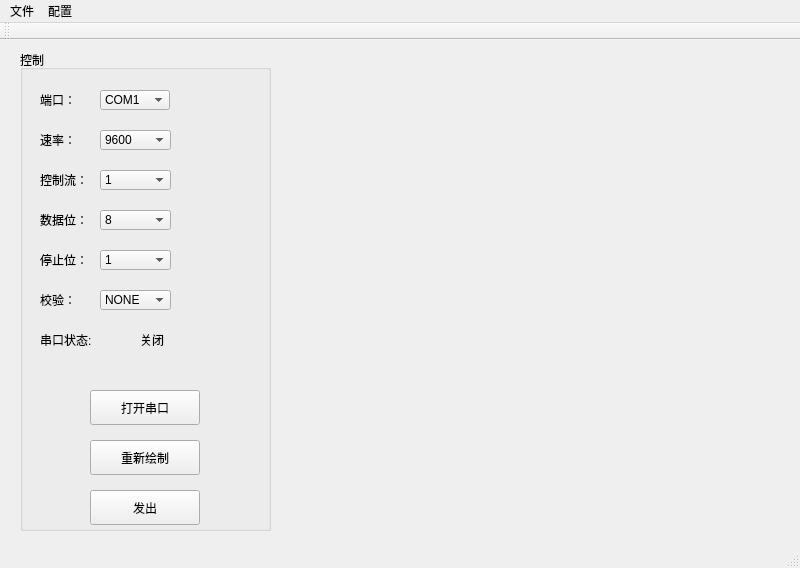
<?xml version="1.0" encoding="UTF-8"?>
<ui version="4.0">
  <class>FindCircleAppClass</class>
  <widget class="QMainWindow" name="FindCircleAppClass">
    <property name="geometry">
      <rect>
        <x>0</x>
        <y>0</y>
        <width>800</width>
        <height>568</height>
      </rect>
    </property>
    <property name="windowTitle">
      <string>PCMC</string>
    </property>
    <widget class="QWidget" name="centralWidget">
      <widget class="QGroupBox" name="groupBox">
        <property name="geometry">
          <rect>
            <x>20</x>
            <y>10</y>
            <width>251</width>
            <height>481</height>
          </rect>
        </property>
        <property name="title">
          <string>控制</string>
        </property>
        <widget class="QLabel" name="label_1">
          <property name="geometry">
            <rect>
              <x>20</x>
              <y>40</y>
              <width>60</width>
              <height>20</height>
            </rect>
          </property>
          <property name="text">
            <string>端口：</string>
          </property>
        </widget>
        <widget class="QPushButton" name="pushbutton_1">
          <property name="geometry">
            <rect>
              <x>70</x>
              <y>340</y>
              <width>110</width>
              <height>35</height>
            </rect>
          </property>
          <property name="text">
            <string>打开串口</string>
          </property>
        </widget>
        <widget class="QComboBox" name="comboBox_1">
          <property name="geometry">
            <rect>
              <x>80</x>
              <y>40</y>
              <width>70</width>
              <height>20</height>
            </rect>
          </property>
          <item>
            <property name="text">
              <string>COM1</string>
            </property>
          </item>
          <item>
            <property name="text">
              <string>COM2</string>
            </property>
          </item>
          <item>
            <property name="text">
              <string>COM3</string>
            </property>
          </item>
          <item>
            <property name="text">
              <string>COM4</string>
            </property>
          </item>
        </widget>
        <widget class="QPushButton" name="pushbutton_2">
          <property name="geometry">
            <rect>
              <x>70</x>
              <y>390</y>
              <width>110</width>
              <height>35</height>
            </rect>
          </property>
          <property name="text">
            <string>重新绘制</string>
          </property>
        </widget>
        <widget class="QPushButton" name="pushbutton_3">
          <property name="geometry">
            <rect>
              <x>70</x>
              <y>440</y>
              <width>110</width>
              <height>35</height>
            </rect>
          </property>
          <property name="text">
            <string>发出</string>
          </property>
        </widget>
        <widget class="QLabel" name="label_2">
          <property name="geometry">
            <rect>
              <x>20</x>
              <y>80</y>
              <width>60</width>
              <height>20</height>
            </rect>
          </property>
          <property name="text">
            <string>速率：</string>
          </property>
        </widget>
        <widget class="QLabel" name="label_3">
          <property name="geometry">
            <rect>
              <x>20</x>
              <y>120</y>
              <width>60</width>
              <height>20</height>
            </rect>
          </property>
          <property name="text">
            <string>控制流：</string>
          </property>
        </widget>
        <widget class="QLabel" name="label_4">
          <property name="geometry">
            <rect>
              <x>20</x>
              <y>160</y>
              <width>60</width>
              <height>20</height>
            </rect>
          </property>
          <property name="text">
            <string>数据位：</string>
          </property>
        </widget>
        <widget class="QLabel" name="label_5">
          <property name="geometry">
            <rect>
              <x>20</x>
              <y>200</y>
              <width>60</width>
              <height>20</height>
            </rect>
          </property>
          <property name="text">
            <string>停止位：</string>
          </property>
        </widget>
        <widget class="QLabel" name="label_6">
          <property name="geometry">
            <rect>
              <x>20</x>
              <y>240</y>
              <width>60</width>
              <height>20</height>
            </rect>
          </property>
          <property name="text">
            <string>校验：</string>
          </property>
        </widget>
        <widget class="QLabel" name="label_7">
          <property name="geometry">
            <rect>
              <x>20</x>
              <y>280</y>
              <width>80</width>
              <height>20</height>
            </rect>
          </property>
          <property name="text">
            <string>串口状态:</string>
          </property>
        </widget>
        <widget class="QLabel" name="label_8">
          <property name="geometry">
            <rect>
              <x>120</x>
              <y>280</y>
              <width>60</width>
              <height>20</height>
            </rect>
          </property>
          <property name="text">
            <string>关闭</string>
          </property>
        </widget>
        <widget class="QComboBox" name="comboBox_9">
          <property name="geometry">
            <rect>
              <x>80</x>
              <y>80</y>
              <width>71</width>
              <height>20</height>
            </rect>
          </property>
          <item>
            <property name="text">
              <string>9600</string>
            </property>
          </item>
          <item>
            <property name="text">
              <string>115200</string>
            </property>
          </item>
        </widget>
        <widget class="QComboBox" name="comboBox_4">
          <property name="geometry">
            <rect>
              <x>80</x>
              <y>120</y>
              <width>71</width>
              <height>20</height>
            </rect>
          </property>
          <item>
            <property name="text">
              <string>1</string>
            </property>
          </item>
          <item>
            <property name="text">
              <string>2</string>
            </property>
          </item>
          <item>
            <property name="text">
              <string>3</string>
            </property>
          </item>
          <item>
            <property name="text">
              <string>4</string>
            </property>
          </item>
        </widget>
        <widget class="QComboBox" name="comboBox_3">
          <property name="geometry">
            <rect>
              <x>80</x>
              <y>160</y>
              <width>71</width>
              <height>20</height>
            </rect>
          </property>
          <item>
            <property name="text">
              <string>8</string>
            </property>
          </item>
          <item>
            <property name="text">
              <string>7</string>
            </property>
          </item>
        </widget>
        <widget class="QComboBox" name="comboBox_2">
          <property name="geometry">
            <rect>
              <x>80</x>
              <y>200</y>
              <width>71</width>
              <height>20</height>
            </rect>
          </property>
          <item>
            <property name="text">
              <string>1</string>
            </property>
          </item>
          <item>
            <property name="text">
              <string>2</string>
            </property>
          </item>
        </widget>
        <widget class="QComboBox" name="comboBox_7">
          <property name="geometry">
            <rect>
              <x>80</x>
              <y>240</y>
              <width>71</width>
              <height>20</height>
            </rect>
          </property>
          <item>
            <property name="text">
              <string>NONE</string>
            </property>
          </item>
          <item>
            <property name="text">
              <string>odd</string>
            </property>
          </item>
          <item>
            <property name="text">
              <string>even</string>
            </property>
          </item>
        </widget>
      </widget>
    </widget>
    <widget class="QMenuBar" name="menuBar">
      <property name="geometry">
        <rect>
          <x>0</x>
          <y>0</y>
          <width>913</width>
          <height>30</height>
        </rect>
      </property>
      <widget class="QMenu" name="menu1">
        <property name="title">
          <string>文件</string>
        </property>
        <addaction name="action1"/>
        <addaction name="action2"/>
        <addaction name="action3"/>
      </widget>
      <widget class="QMenu" name="menu1_2">
        <property name="title">
          <string>配置</string>
        </property>
        <addaction name="action4"/>
      </widget>
      <addaction name="menu1"/>
      <addaction name="menu1_2"/>
    </widget>
    <widget class="QToolBar" name="mainToolBar">
      <attribute name="toolBarArea">
        <enum>TopToolBarArea</enum>
      </attribute>
      <attribute name="toolBarBreak">
        <bool>false</bool>
      </attribute>
    </widget>
    <widget class="QStatusBar" name="statusBar"/>
    <action name="action1">
      <property name="text">
        <string>打开文件</string>
      </property>
    </action>
    <action name="action2">
      <property name="text">
        <string>保存文件</string>
      </property>
    </action>
    <action name="action3">
      <property name="text">
        <string>退出</string>
      </property>
    </action>
    <action name="action4">
      <property name="text">
        <string>配置步进电机和分辨率</string>
      </property>
    </action>
  </widget>
  <layoutdefault spacing="6" margin="11"/>
  <resources>
    <include location="pcmc.qrc"/>
  </resources>
  <connections/>
</ui>
